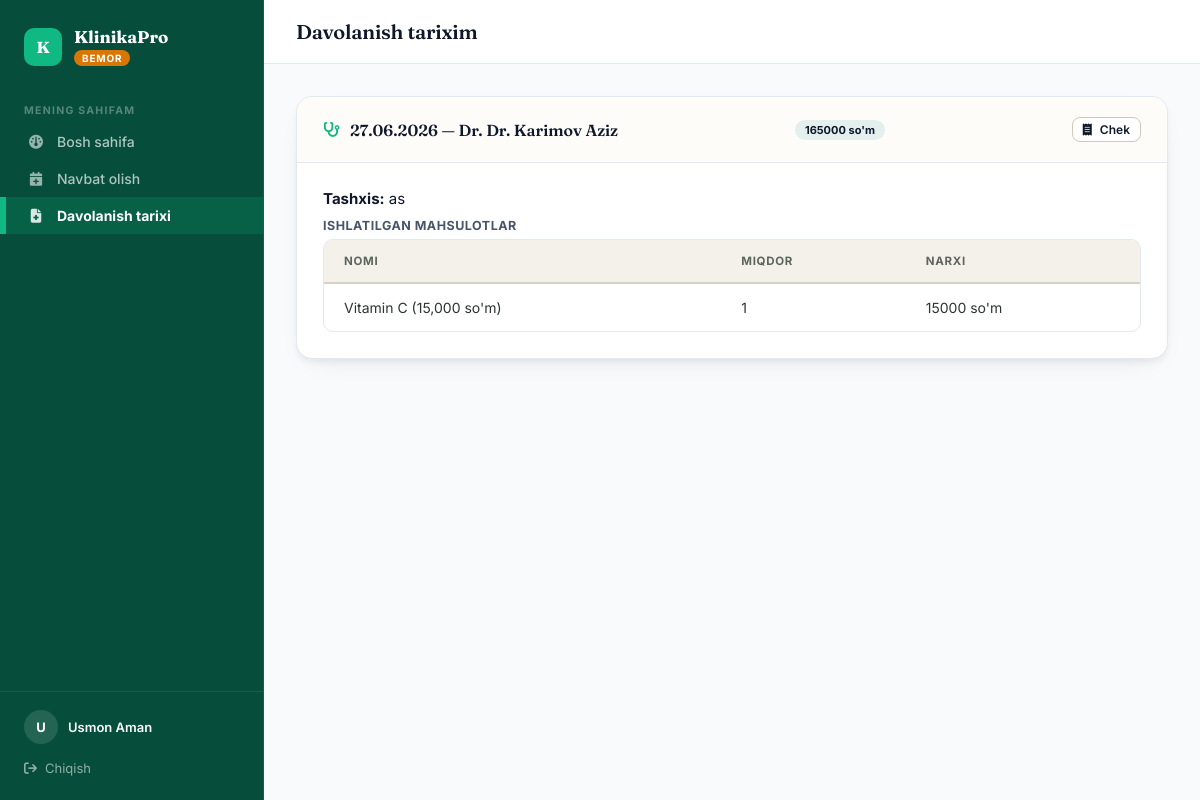
Page /patients/panel/history/ (signed in) on the committed database.
### accounts/models.py (models this page shows, shortened)
class User(AbstractUser):
    ROLE_CHOICES = [
        ('admin', 'Administrator'),
        ('doctor', 'Shifokor'),
        ('patient', 'Bemor'),
    ]
    role = models.CharField(max_length=10, choices=ROLE_CHOICES, default='patient')
    phone = models.CharField(max_length=20, blank=True)

### patients/models.py (models this page shows, shortened)
class Treatment(models.Model):
    patient = models.ForeignKey(Patient, on_delete=models.CASCADE, related_name='treatments')
    doctor = models.ForeignKey('doctors.Doctor', on_delete=models.SET_NULL, null=True, related_name='treatments')
    appointment = models.ForeignKey('appointments.Appointment', on_delete=models.SET_NULL, null=True, blank=True, related_name='treatments')
    extra_service = models.ForeignKey('doctors.DoctorService', on_delete=models.SET_NULL, null=True, blank=True, verbose_name="Qo'shimcha ko'rik xizmati")
    extra_service_price_snapshot = models.DecimalField(max_digits=12, decimal_places=0, default=0, verbose_name="Xizmat narxi (saqlangan)")
    diagnosis = models.TextField(verbose_name="Tashxis")
    notes = models.TextField(blank=True, verbose_name="Izoh")
    total_price = models.DecimalField(max_digits=12, decimal_places=0, default=0, verbose_name="Jami narx")
    created_at = models.DateTimeField(auto_now_add=True)
    receipt_issued = models.BooleanField(default=False, verbose_name="Chek berilganmi")
    consultation_price_snapshot = models.DecimalField(max_digits=12, decimal_places=0, default=0, verbose_name="Konsultatsiya narxi (saqlangan)")
    class Meta:
        verbose_name = "Davolash yozuvi"
        verbose_name_plural = "Davolash yozuvlari"
        ordering = ['-created_at']

class TreatmentItem(models.Model):
    treatment = models.ForeignKey(Treatment, on_delete=models.CASCADE, related_name='used_items')
    medicine = models.ForeignKey('pharmacy.Medicine', on_delete=models.SET_NULL, null=True)
    quantity = models.PositiveIntegerField(default=1, verbose_name="Miqdor")
    unit_price = models.DecimalField(max_digits=12, decimal_places=0, default=0, verbose_name="Birlik narxi (saqlangan)")
    @property
    def total_price(self):
        return self.quantity * self.unit_price
    class Meta:
        verbose_name = "Ishlatilgan mahsulot"
        verbose_name_plural = "Ishlatilgan mahsulotlar"

### doctors/models.py (models this page shows, shortened)
class Doctor(models.Model):
    GENDER_CHOICES = [('M', 'Erkak'), ('F', 'Ayol')]
    user = models.OneToOneField(settings.AUTH_USER_MODEL, on_delete=models.CASCADE, related_name='doctor_profile')
    first_name = models.CharField(max_length=100, verbose_name="1. Ism")
    last_name = models.CharField(max_length=100, verbose_name="2. Familiya")
    phone = models.CharField(max_length=20, verbose_name="3. Telefon")
    gender = models.CharField(max_length=1, choices=GENDER_CHOICES, verbose_name="4. Jinsi")
    specialization = models.ForeignKey(Specialization, on_delete=models.SET_NULL, null=True, verbose_name="5. Mutaxassislik")
    experience_years = models.PositiveIntegerField(default=0, verbose_name="6. Ish tajribasi (yil)")
    consultation_price = models.DecimalField(max_digits=12, decimal_places=0, default=0, verbose_name="7. Konsultatsiya narxi")
    cabinet = models.ForeignKey('rooms.Cabinet', on_delete=models.SET_NULL, null=True, blank=True, related_name='doctors', verbose_name="8. Kabinet (xona)")
    photo = models.ImageField(upload_to='doctors/', blank=True, verbose_name="9. Rasmi")
    bio = models.TextField(blank=True, verbose_name="10. Qisqacha ma'lumot")
    is_active = models.BooleanField(default=True)
    created_at = models.DateTimeField(auto_now_add=True)
    def __str__(self):
        return f"Dr. {self.last_name} {self.first_name}"
    class Meta:
        verbose_name = "Shifokor"
        verbose_name_plural = "Shifokorlar"

### pharmacy/models.py (models this page shows, shortened)
class Medicine(models.Model):
    UNIT = [('piece', 'Dona'), ('pack', 'Paket'), ('bottle', 'Shisha'), ('box', 'Quti'), ('ml', 'ml'), ('g', 'gramm')]
    name = models.CharField(max_length=200, verbose_name="Nomi")
    category = models.ForeignKey(MedicineCategory, on_delete=models.SET_NULL, null=True, blank=True, verbose_name="Kategoriya")
    unit = models.CharField(max_length=10, choices=UNIT, default='piece', verbose_name="O'lchov birligi")
    sell_price = models.DecimalField(max_digits=12, decimal_places=0, verbose_name="Sotish narxi (so'm)")
    stock_quantity = models.PositiveIntegerField(default=0, verbose_name="Zaxiradagi miqdor")
    min_stock = models.PositiveIntegerField(default=10, verbose_name="Minimal zaxira")
    is_active = models.BooleanField(default=True)
    def __str__(self):
        return f"{self.name} ({self.sell_price:,.0f} so'm)"
    class Meta:
        verbose_name = "Dori / Mahsulot"
        verbose_name_plural = "Dorilar / Mahsulotlar"
        ordering = ['name']

### patients/views.py (the view)
# urls.py: path('panel/history/', views.patient_history, name='patient_history'),
@login_required
@role_required('patient')
def patient_history(request):
    patient = request.user.patient_profile
    treatments = patient.treatments.select_related('doctor').prefetch_related('used_items__medicine').order_by('-created_at')
    return render(request, 'patients/history.html', {'patient': patient, 'treatments': treatments})

### templates/patients/history.html (shortened to what this page needs)
{% extends "base.html" %}
{% block page_title %}Davolanish tarixim{% endblock %}
{% block content %}
{% for t in treatments %}
<div class="panel" style="margin-bottom:16px;">
  <div class="panel-head">
    <div class="panel-title"><i class="fa-solid fa-stethoscope"></i> {{ t.created_at|date:"d.m.Y" }} — Dr. {{ t.doctor }}</div>
    <span class="tag tag-info">{{ t.total_price|floatformat:0 }} so'm</span>
    <a href="{% url 'treatment_receipt' t.pk %}" target="_blank" class="btn btn-ghost btn-sm" style="margin-left:10px; font-size:12px; padding:4px 10px;">
      <i class="fa-solid fa-receipt"></i> Chek
    </a>
  </div>
  <div class="panel-body">
    <div style="margin-bottom:10px;"><strong>Tashxis:</strong> {{ t.diagnosis }}</div>
    {% if t.used_items.all %}
    <div style="font-size:12.5px; font-weight:700; color:var(--ink-soft); margin-bottom:6px; text-transform:uppercase; letter-spacing:0.04em;">Ishlatilgan mahsulotlar</div>
    <div class="tbl-wrap">
      <table>
        <thead><tr><th>Nomi</th><th>Miqdor</th><th>Narxi</th></tr></thead>
        <tbody>
        {% for item in t.used_items.all %}
        <tr><td>{{ item.medicine }}</td><td>{{ item.quantity }}</td><td>{{ item.total_price|floatformat:0 }} so'm</td></tr>
        {% endfor %}
        </tbody>
      </table>
    </div>
    {% endif %}
  </div>
</div>
{% empty %}
<div class="empty-state"><i class="fa-solid fa-file-medical"></i><p>Hali davolanish tarixi yo'q</p></div>
{% endfor %}
{% endblock %}

### templates/base.html (shortened to what this page needs)
<!DOCTYPE html>
<html lang="uz">
<head>
<link href="https://cdnjs.cloudflare.com/ajax/libs/font-awesome/6.4.0/css/all.min.css" rel="stylesheet">
</head>
<body>
{% if user.is_authenticated %}
<nav class="sidebar">
  <div class="sb-brand">
    <div class="sb-mark">K</div>
    <div>
      <div class="sb-name">KlinikaPro</div>
      <span class="sb-role-tag {{ user.role }}">{{ user.get_role_display }}</span>
    </div>
  </div>
  {% if user.role == 'admin' %}
  <div class="sb-section">Asosiy</div>
  <a href="{% url 'admin_dashboard' %}" class="sb-link {% if request.resolver_match.url_name == 'admin_dashboard' %}active{% endif %}"><i class="fa-solid fa-gauge"></i> Bosh sahifa</a>
  <div class="sb-section">Odamlar</div>
  <a href="{% url 'doctors' %}" class="sb-link {% if request.resolver_match.url_name == 'doctors' or request.resolver_match.url_name == 'doctor_add' or request.resolver_match.url_name == 'doctor_detail_admin' or request.resolver_match.url_name == 'doctor_credentials' %}active{% endif %}"><i class="fa-solid fa-user-doctor"></i> Shifokorlar</a>
  <a href="{% url 'doctor_services_admin' %}" class="sb-link {% if request.resolver_match.url_name == 'doctor_services_admin' %}active{% endif %}"><i class="fa-solid fa-stethoscope"></i> Shifokor xizmatlari</a>
  <a href="{% url 'patients' %}" class="sb-link {% if request.resolver_match.url_name == 'patients' or request.resolver_match.url_name == 'patient_detail_admin' %}active{% endif %}"><i class="fa-solid fa-users"></i> Bemorlar</a>
  <a href="{% url 'appointment_list_admin' %}" class="sb-link {% if request.resolver_match.url_name == 'appointment_list_admin' %}active{% endif %}"><i class="fa-solid fa-calendar-check"></i> Navbatlar</a>
  <div class="sb-section">Xonalar</div>
  <a href="{% url 'wards' %}" class="sb-link {% if request.resolver_match.url_name == 'wards' %}active{% endif %}"><i class="fa-solid fa-bed-pulse"></i> Palatalar (yotish)</a>
  <a href="{% url 'admissions' %}" class="sb-link {% if request.resolver_match.url_name == 'admissions' %}active{% endif %}"><i class="fa-solid fa-hospital-user"></i> Yotgan bemorlar</a>
  <a href="{% url 'cabinets' %}" class="sb-link {% if request.resolver_match.url_name == 'cabinets' %}active{% endif %}"><i class="fa-solid fa-door-open"></i> Kabinetlar (qabul)</a>
  <div class="sb-section">Moliya</div>
  <a href="{% url 'kassa' %}" class="sb-link {% if request.resolver_match.url_name == 'kassa' %}active{% endif %}"><i class="fa-solid fa-cash-register"></i> Kassa</a>
  <a href="{% url 'expenses' %}" class="sb-link {% if request.resolver_match.url_name == 'expenses' %}active{% endif %}"><i class="fa-solid fa-receipt"></i> Xarajatlar</a>
  <a href="{% url 'reports' %}" class="sb-link {% if request.resolver_match.url_name == 'reports' %}active{% endif %}"><i class="fa-solid fa-chart-bar"></i> Hisobotlar</a>
  <div class="sb-section">Dorixona</div>
  <a href="{% url 'medicines' %}" class="sb-link {% if request.resolver_match.url_name == 'medicines' %}active{% endif %}"><i class="fa-solid fa-pills"></i> Mahsulotlar</a>
  <a href="{% url 'medicine_income' %}" class="sb-link {% if request.resolver_match.url_name == 'medicine_income' %}active{% endif %}"><i class="fa-solid fa-truck-medical"></i> Kelishi</a>
  <div class="sb-section">Boshqa</div>
  <a href="{% url 'operations' %}" class="sb-link {% if request.resolver_match.url_name == 'operations' %}active{% endif %}"><i class="fa-solid fa-scalpel"></i> Operatsiyalar</a>
  <a href="{% url 'staff_list' %}" class="sb-link {% if 'staff' in request.resolver_match.url_name %}active{% endif %}"><i class="fa-solid fa-id-card-clip"></i> Hodimlar</a>
  {% elif user.role == 'patient' %}
  <div class="sb-section">Mening sahifam</div>
  <a href="{% url 'patient_dashboard' %}" class="sb-link {% if request.resolver_match.url_name == 'patient_dashboard' %}active{% endif %}"><i class="fa-solid fa-gauge"></i> Bosh sahifa</a>
  <a href="{% url 'doctor_list_for_booking' %}" class="sb-link "><i class="fa-solid fa-calendar-plus"></i> Navbat olish</a>
  <a href="{% url 'patient_history' %}" class="sb-link {% if request.resolver_match.url_name == 'patient_history' %}active{% endif %}"><i class="fa-solid fa-file-medical"></i> Davolanish tarixi</a>
  {% endif %}
  <div class="sb-foot">
    <div class="sb-user">
      <div class="sb-avatar">{{ user.first_name|first|upper|default:user.username|first|upper }}</div>
      <div>
        <div class="sb-username">{{ user.first_name|default:user.username }} {{ user.last_name }}</div>
      </div>
    </div>
    <a href="{% url 'logout' %}" class="sb-logout"><i class="fa-solid fa-arrow-right-from-bracket"></i> Chiqish</a>
  </div>
</nav>
<div class="main">
  <header class="topbar">
    <div>
      <h1>{% block page_title %}{% endblock %}</h1>
    </div>
  </header>
  <div class="content">
    {% block content %}{% endblock %}
  </div>
</div>
{% else %}
{% block noauth %}{% endblock %}
{% endif %}
</body>
</html>

### rows in the picture
User: role "BEMOR", first_name|first "U", first_name "Usmon", last_name "Aman"
Treatment: created_at "27.06.2026", doctor "Dr. Karimov Aziz", total_price "165000", diagnosis "as"
TreatmentItem: medicine "Vitamin C (15,000 so'm)", quantity "1", total_price "15000"
